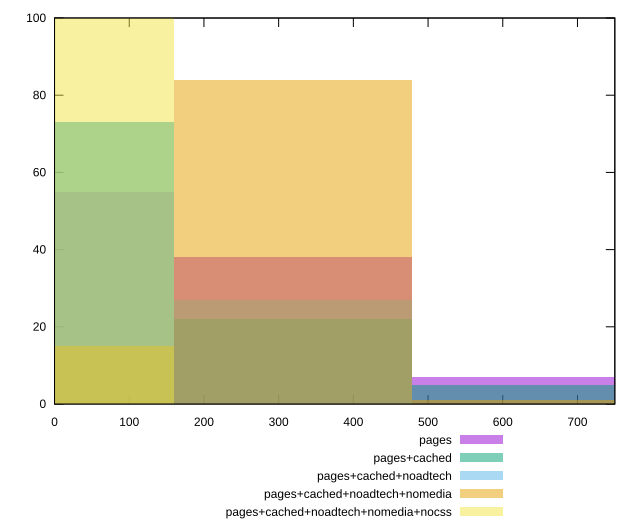

This figure's gnuplot source:
reset

$pages <<EOF
0 55
319.30678469266763 38
638.6135693853353 7
EOF

$pagesCached <<EOF
319.30678469266763 22
0 73
638.6135693853353 5
EOF

$pagesCachedNoadtech <<EOF
319.30678469266763 27
0 73
EOF

$pagesCachedNoadtechNomedia <<EOF
319.30678469266763 84
0 15
638.6135693853353 1
EOF

$pagesCachedNoadtechNomediaNocss <<EOF
0 100
EOF

set key outside below
set boxwidth 319.30678469266763
set xrange [0:750]
set yrange [0:100]
set trange [0:100]
set style fill transparent solid 0.5 noborder
set terminal svg size 640, 530 enhanced background rgb 'white'
set output "report_00013_2021-02-09T12-04-24.940Z/unused-css-rules/comparison/histogram/all_raw.svg"

plot $pages title "pages" with boxes, \
     $pagesCached title "pages+cached" with boxes, \
     $pagesCachedNoadtech title "pages+cached+noadtech" with boxes, \
     $pagesCachedNoadtechNomedia title "pages+cached+noadtech+nomedia" with boxes, \
     $pagesCachedNoadtechNomediaNocss title "pages+cached+noadtech+nomedia+nocss" with boxes

reset
